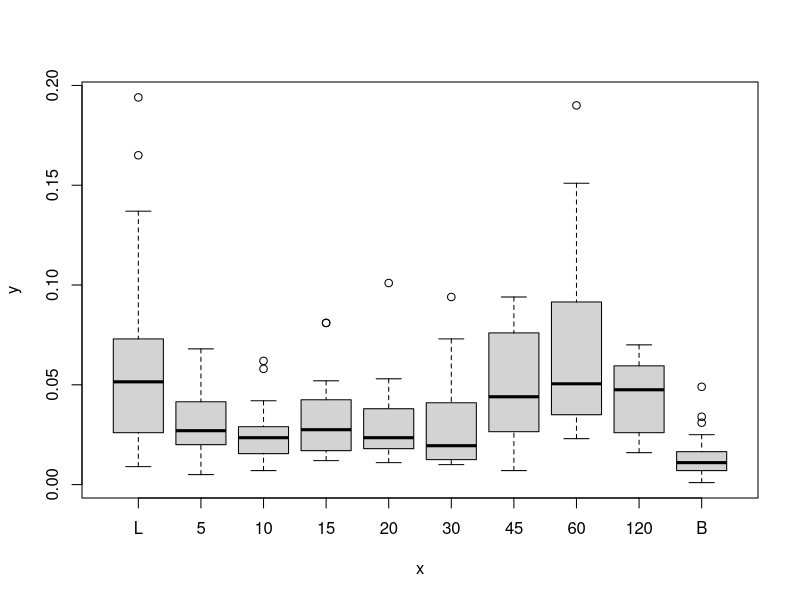
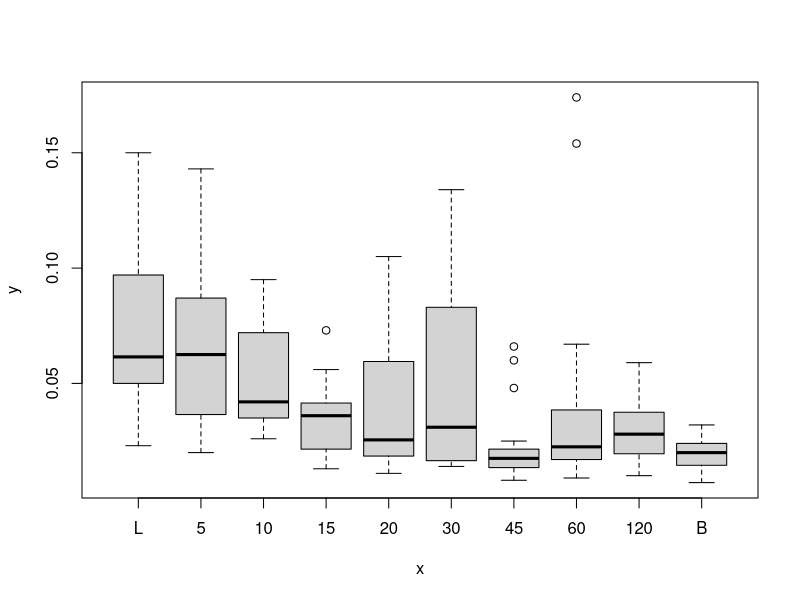
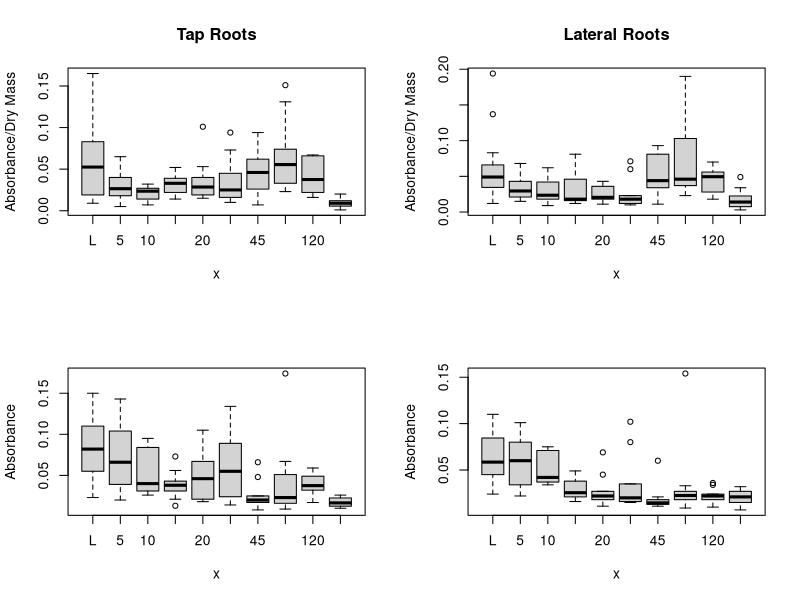
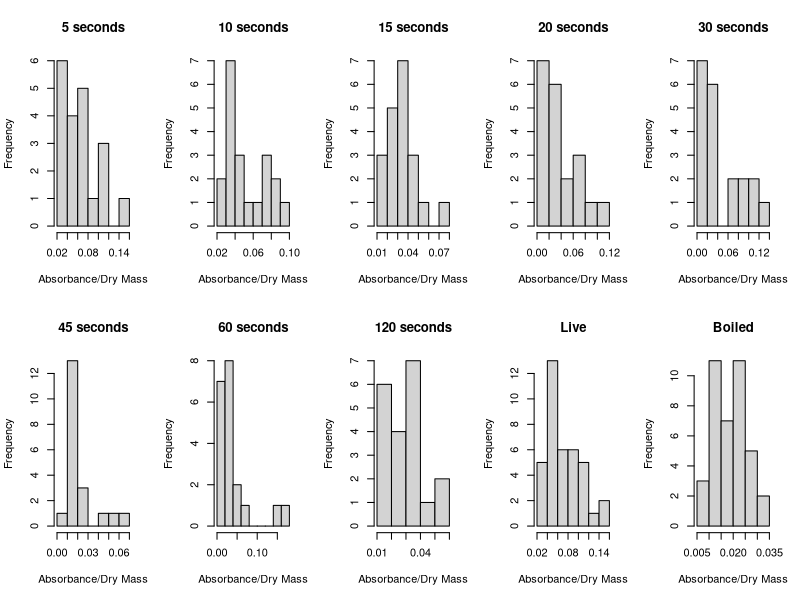
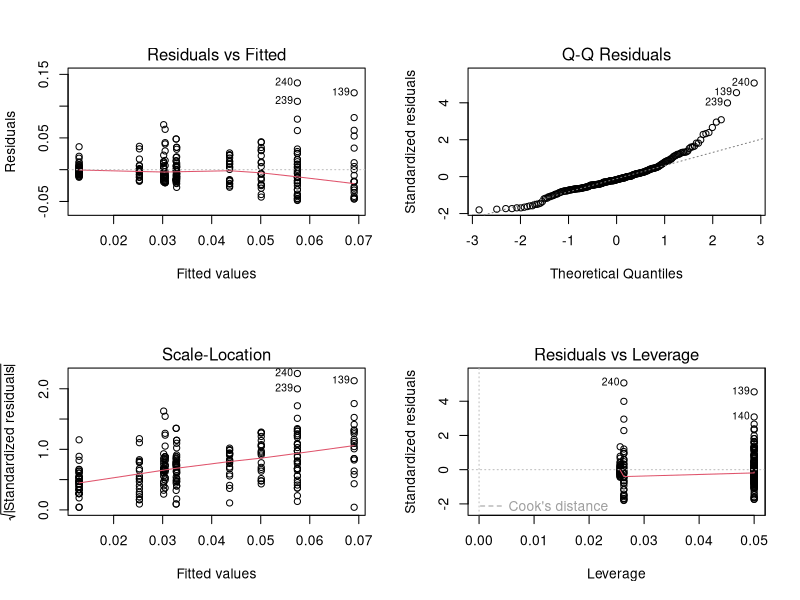
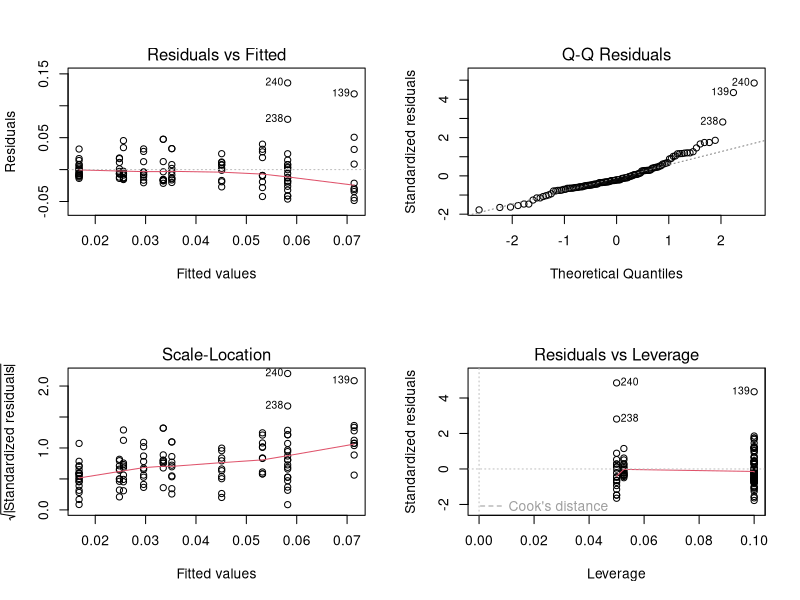
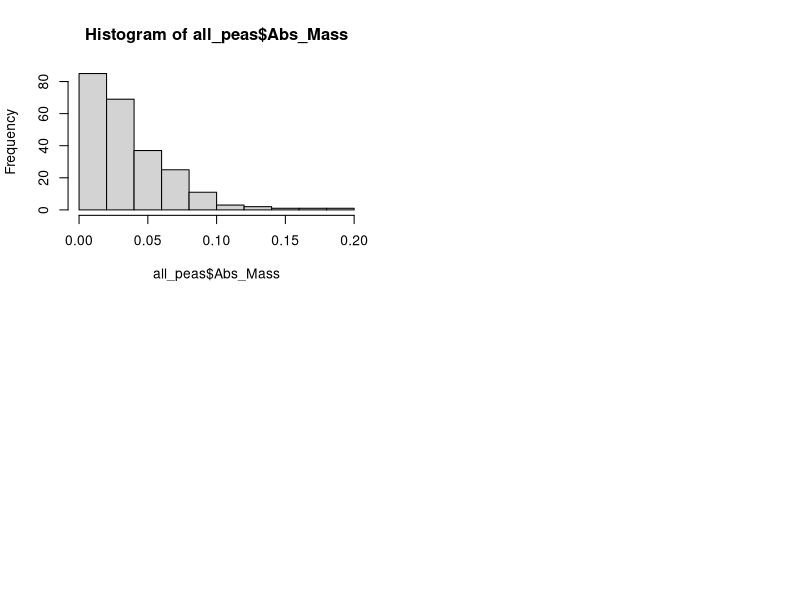

The R script that drew these images, in order: (Note: this script raises an error after producing the figures.)
## ---- chunk 1
knitr::opts_chunk$set(echo = TRUE)
## ---- chunk 2
#Call necessary libraries
library(ggplot2)
library(car)
library(lme4)
library(cowplot)
## ---- chunk 3
#Read in csv file and delete empty columns
all_peas = read.csv(file = "./data/FinalDataPeas.csv", header = TRUE)

head(all_peas)
all_peas = all_peas[,-c(14:19)]
colnames(all_peas)
nrow(all_peas)

#Remove rows of samples eliminated because of mistakes in experiment
Sample = match("Smp",colnames(all_peas))
Plant_id = match("Plant", colnames(all_peas))

for(i in nrow(all_peas):1) {
    if(all_peas[i,Sample] == 90 | 
       all_peas[i,Sample] == 91 | 
       all_peas[i,Sample] == 177) {
          all_peas = all_peas[-i,]
    }
}

nrow(all_peas)
## ---- chunk 4
#Order Treatments
all_peas$Trmt = factor(all_peas$Trmt, 
                       levels = c('L', '5', '10', '15', '20', 
                                  '30', '45', '60', '120', 'B'))

#Create Numeric Treatments Column for Regressions
all_peas$Time = ifelse(all_peas$Trmt == 'L', 0, ifelse(all_peas$Trmt == 'B', NA, as.numeric(as.character(all_peas$Trmt))))

head(all_peas)
## ---- chunk 5
#Subset Data by Treatment
Trmt_5 = subset(all_peas, all_peas$Trmt == '5')
nrow(Trmt_5)

Trmt_10 = subset(all_peas, all_peas$Trmt == '10')
Trmt_15 = subset(all_peas, all_peas$Trmt == '15')
Trmt_20 = subset(all_peas, all_peas$Trmt == '20')
Trmt_30 = subset(all_peas, all_peas$Trmt == '30')
Trmt_45 = subset(all_peas, all_peas$Trmt == '45')
Trmt_60 = subset(all_peas, all_peas$Trmt == '60')
Trmt_120 = subset(all_peas, all_peas$Trmt == '120')
Trmt_L = subset(all_peas, all_peas$Trmt == 'L')
Trmt_B = subset(all_peas, all_peas$Trmt == 'B')
## ---- chunk 6
#Plot all data by treatment
all_boxplot = plot(all_peas$Trmt, all_peas$Abs_Mass)
all_boxplot$out
## ---- chunk 7
#Check to see if dividing out the mass caused increase in 45-120
plot(all_peas$Trmt, all_peas$Abs_Blk)
## ---- chunk 8
#Subset data by Tap Roots and Lateral Roots
Diam_Tap = subset(all_peas, all_peas$Tap_Lat == "Tap")
Diam_Lat = subset(all_peas, all_peas$Tap_Lat == "Lat")

nrow(Diam_Tap)
nrow(Diam_Lat)
## ---- chunk 9
#Plot Data by Taps and Lats (With and Without Mass Correction)
par(mfrow = c(2,2))
plot(Diam_Tap$Trmt, Diam_Tap$Abs_Mass, main = "Tap Roots", ylab = "Absorbance/Dry Mass")
plot(Diam_Lat$Trmt, Diam_Lat$Abs_Mass, main = "Lateral Roots", ylab = "Absorbance/Dry Mass")
plot(Diam_Tap$Trmt, Diam_Tap$Abs_Blk, ylab = "Absorbance")
plot(Diam_Lat$Trmt, Diam_Lat$Abs_Blk, ylab = "Absorbance")
## ---- chunk 10
#Check distribution of data
par(mfrow = c(2,5))

hist(Trmt_5$Abs_Blk, main = "5 seconds", xlab = "Absorbance/Dry Mass")
hist(Trmt_10$Abs_Blk, main = "10 seconds", xlab = "Absorbance/Dry Mass")
hist(Trmt_15$Abs_Blk, main = "15 seconds", xlab = "Absorbance/Dry Mass")
hist(Trmt_20$Abs_Blk, main = "20 seconds", xlab = "Absorbance/Dry Mass")
hist(Trmt_30$Abs_Blk, main = "30 seconds", xlab = "Absorbance/Dry Mass")
hist(Trmt_45$Abs_Blk, main = "45 seconds", xlab = "Absorbance/Dry Mass")
hist(Trmt_60$Abs_Blk, main = "60 seconds", xlab = "Absorbance/Dry Mass")
hist(Trmt_120$Abs_Blk, main = "120 seconds", xlab = "Absorbance/Dry Mass")
hist(Trmt_L$Abs_Blk, main = "Live", xlab = "Absorbance/Dry Mass")
hist(Trmt_B$Abs_Blk, main = "Boiled", xlab = "Absorbance/Dry Mass")

## ---- chunk 11
all_peas$Trmt = factor(all_peas$Trmt, levels = c('B', 'L', '5', '10', '15', '20', '30', '45', '60', '120'))
contrasts(all_peas$Trmt) 
all_trmt_model = lm(Abs_Mass ~ Trmt, data = all_peas)

summary(all_trmt_model)
Anova(all_trmt_model, type =3)

par(mfrow = c(2,2))
plot(all_trmt_model)
## ---- chunk 12
all_peas$Trmt = factor(all_peas$Trmt, levels = c('B', 'L', '5', '10', '15', '20', '30', '45', '60', '120'))
contrasts(all_peas$Trmt) 
all_trmt_glm = glm(Abs_Mass ~ Trmt, data = all_peas, family = Gamma())

summary(all_trmt_glm)
Anova(all_trmt_glm, type =3)
## ---- chunk 13
for(i in nrow(all_peas):1) {
    if(all_peas[i,Plant_id] == 82) {
          all_peas = all_peas[-i,]
    }
}

all_peas$Trmt = factor(all_peas$Trmt, levels = c('B', 'L', '5', '10', '15', '20', '30', '45', '60', '120'))
contrasts(all_peas$Trmt) 
nomass_trmt_glm = glm(Abs_Blk ~ Trmt, data = all_peas, family = Gamma())

summary(nomass_trmt_glm)
Anova(nomass_trmt_glm, type =3)
## ---- chunk 14
Diam_Lat$Trmt = factor(Diam_Lat$Trmt, levels = c('B', 'L', '5', '10', '15', '20', '30', '45', '60', '120'))
contrasts(Diam_Lat$Trmt) 
lat_trmt_model = lm(Abs_Mass ~ Trmt, data = Diam_Lat)

summary(lat_trmt_model)
Anova(lat_trmt_model, type =3)

par(mfrow = c(2,2))
plot(lat_trmt_model)
## ---- chunk 15
#Check shape of data
hist(all_peas$Abs_Mass)

#Try regression model
all_time_gamma = glm(Abs_Mass ~ Time + Diam, data = all_peas)
summary(all_time_gamma)
## ---- chunk 16
all_time_binomial = glm(Abs_Mass ~ Time, data = all_peas, family = binomial())
summary(all_time_binomial)
## ---- chunk 17
all_time_gaussian = glm(Abs_Mass ~ Time, data = all_peas, family = gaussian())
summary(all_time_gaussian)
## ---- chunk 18
anova(all_time_gamma, all_time_gaussian, all_time_binomial)
## ---- chunk 19
all_gamma_predict <- data.frame(Time=seq(0,120,5))
gamma_curve <- predict(all_time_gamma,newdata=all_gamma_predict,type="response")
plot(all_peas$Abs_Mass~ Time, data=all_peas)
lines(gamma_curve~Time, data = all_gamma_predict)
## ---- chunk 20
#Check lateral root data shape
hist(Diam_Lat$Abs_Mass)

#Try regression model on lateral roots only
lat_time_model = glm(Abs_Mass ~ Time, data = Diam_Lat, family = Gamma)
summary(lat_time_model)

## ---- chunk 21
lat_gamma_predict <- data.frame(Time=seq(0,120,5))
gamma_curve_lat <- predict(lat_time_model,newdata=lat_gamma_predict,type="response")
plot(Diam_Lat$Abs_Mass~ Diam_Lat$Time)
lines(gamma_curve_lat~Time, data = lat_gamma_predict)
## ---- chunk 22
nomass_time_gamma = glm(Abs_Blk ~ Time, data = all_peas, family = Gamma())

summary(nomass_time_gamma)

## ---- chunk 23
nomass_gamma_predict <- data.frame(Time=seq(0,120,5))
gamma_curve <- predict(nomass_time_gamma,newdata=nomass_gamma_predict,type="response")
plot(all_peas$Abs_Blk~ Time, data=all_peas)
lines(gamma_curve~Time, data = nomass_gamma_predict)
## ---- chunk 24
#Plot Absorbance by Diameter for each treatment
par(mfrow = c(2,5))
plot(Abs_Mass ~ Diam, data = Trmt_L, main = "Live", xlab = "Diameter (mm)", ylab = "Absorbance/Dry Mass")
plot(Abs_Mass ~ Diam, data = Trmt_5, main = "5 seconds", xlab = "Diameter (mm)", ylab = "Absorbance/Dry Mass")
plot(Abs_Mass ~ Diam, data = Trmt_10, main = "10 seconds", xlab = "Diameter (mm)", ylab = "Absorbance/Dry Mass")
plot(Abs_Mass ~ Diam, data = Trmt_15, main = "15 seconds", xlab = "Diameter (mm)", ylab = "Absorbance/Dry Mass")
plot(Abs_Mass ~ Diam, data = Trmt_20, main = "20 seconds", xlab = "Diameter (mm)", ylab = "Absorbance/Dry Mass")
plot(Abs_Mass ~ Diam, data = Trmt_30, main = "30 seconds", xlab = "Diameter (mm)", ylab = "Absorbance/Dry Mass")
plot(Abs_Mass ~ Diam, data = Trmt_45, main = "45 seconds", xlab = "Diameter (mm)", ylab = "Absorbance/Dry Mass")
plot(Abs_Mass ~ Diam, data = Trmt_60, main = "60 seconds", xlab = "Diameter (mm)", ylab = "Absorbance/Dry Mass")
plot(Abs_Mass ~ Diam, data = Trmt_120, main = "120 seconds", xlab = "Diameter (mm)", ylab = "Absorbance/Dry Mass")
plot(Abs_Mass ~ Diam, data = Trmt_B, main = "Boiled", xlab = "Diameter (mm)", ylab = "Absorbance/Dry Mass")
## ---- chunk 25

boxplot(all_peas$Abs_Mass~ all_peas$Plant)

all_peas$Plant = as.factor(all_peas$Plant)
plant_model = lm(Abs_Mass~ Plant + Trmt, data = all_peas)
Anova(plant_model)

head(all_peas)
## ---- chunk 26
par(mfrow = c(2,5))
boxplot(Abs_Mass~ Plant, data = Trmt_5, main = "5 seconds")
boxplot(Abs_Mass~ Plant, data = Trmt_10, main = "10 seconds")
boxplot(Abs_Mass~ Plant, data = Trmt_15, main = "15 seconds")
boxplot(Abs_Mass~ Plant, data = Trmt_20, main = "20 seconds")
boxplot(Abs_Mass~ Plant, data = Trmt_30, main = "30 seconds")
boxplot(Abs_Mass~ Plant, data = Trmt_45, main = "45 seconds")
boxplot(Abs_Mass~ Plant, data = Trmt_60, main = "60 seconds")
boxplot(Abs_Mass~ Plant, data = Trmt_120, main = "120 seconds")
boxplot(Abs_Mass~ Plant, data = Trmt_L, main = "Live")
boxplot(Abs_Mass~ Plant, data = Trmt_B, main = "Boiled")
## ---- chunk 27
Live_plant_model =  lm(Abs_Mass~ Plant, data = Trmt_L)
summary(Live_plant_model)

Boiled_plant_model = lm(Abs_Mass~ Plant, data = Trmt_B)
summary(Boiled_plant_model)

plant_model_5 = lm(Abs_Mass~ Plant, data = Trmt_5)
summary(plant_model_5)

plant_model_10 = lm(Abs_Mass~ Plant, data = Trmt_10)
summary(plant_model_10)

plant_model_15 = lm(Abs_Mass~ Plant, data = Trmt_15)
summary(plant_model_15)

plant_model_20 = lm(Abs_Mass~ Plant, data = Trmt_20)
summary(plant_model_20)

plant_model_30 = lm(Abs_Mass~ Plant, data = Trmt_30)
summary(plant_model_30)

plant_model_45 = lm(Abs_Mass~ Plant, data = Trmt_45)
summary(plant_model_45)

plant_model_60 = lm(Abs_Mass~ Plant, data = Trmt_60)
summary(plant_model_60)

plant_model_120 = lm(Abs_Mass~ Plant, data = Trmt_120)
summary(plant_model_120)

## ---- chunk 28
#Remove NAs to make mixed effect model
peas_noboiled = all_peas

Treatment = match("Trmt",colnames(all_peas))

for(i in nrow(all_peas):1) {
    if(all_peas[i,Treatment] == "B") {
          peas_noboiled = peas_noboiled[-i,]
    }
}

nrow(peas_noboiled)

#Make mixed model of time removing plant and diameter
mixed_model = glmer(Abs_Blk~ Time + (1|Plant) + (1|Diam), family = Gamma, data = peas_noboiled)
summary(mixed_model)

## ---- chunk 29
#get fitted values from the model and mean of boiled controls
peas_noboiled$fit = fitted(mixed_model)

boil_mean = mean(Smp_B$Abs_Blk)
 
## ---- chunk 30
#Make mixed plot
pdf('./figs/mixed_model_plot.pdf')
Mixed_model_plot = ggplot(peas_noboiled,aes(x=Time,y=Abs_Blk)) +
    geom_point(size = 2.5, shape = 19) + 
    xlab("Steam Time (s)") +
    ylab("Absorbance (490 nm)") +
    theme(axis.text = element_text(face = "bold", size = 12), 
          axis.title = element_text(face = "bold", size = 14)) +
    geom_smooth(aes(y=peas_noboiled$fit), color = "#33CCFF", size = 1.5, 
               method="glm",se=FALSE,method.args = list(family = "Gamma")) +
    geom_hline(aes(yintercept = boil_mean), color = "#999999", 
               linetype = "dashed", size = 1.5) +
    theme(panel.grid.major = element_blank(), panel.grid.minor = element_blank(), panel.background = element_rect(fill = "white", colour = "white"), plot.background = element_rect(fill = "lightgray"))
## ---- chunk 31
Mixed_model_plot
## ---- chunk 32
#Make plot of diameters
pdf('./figs/diam_plot.pdf')
diam_plot = ggplot(all_peas, aes(x=Diam, y=Abs_Blk, color=Trmt)) +
    geom_point()  + 
    stat_smooth(method=glm,method.args = list(family = "Gamma"), se=FALSE) +
    facet_wrap(~ Trmt, nrow = 3) + 
    theme(panel.grid.major = element_blank(), panel.grid.minor = element_blank(), 
          panel.background = element_rect(fill = "white", colour = "white"), 
          plot.background = element_rect(fill = "lightgray"), legend.position="hidden") +
    xlab("Diameter (mm)") +
    ylab("Absorbance (490 nm)") +
    theme(axis.title = element_text(face = "bold", size = 14))
## ---- chunk 33
diam_plot
